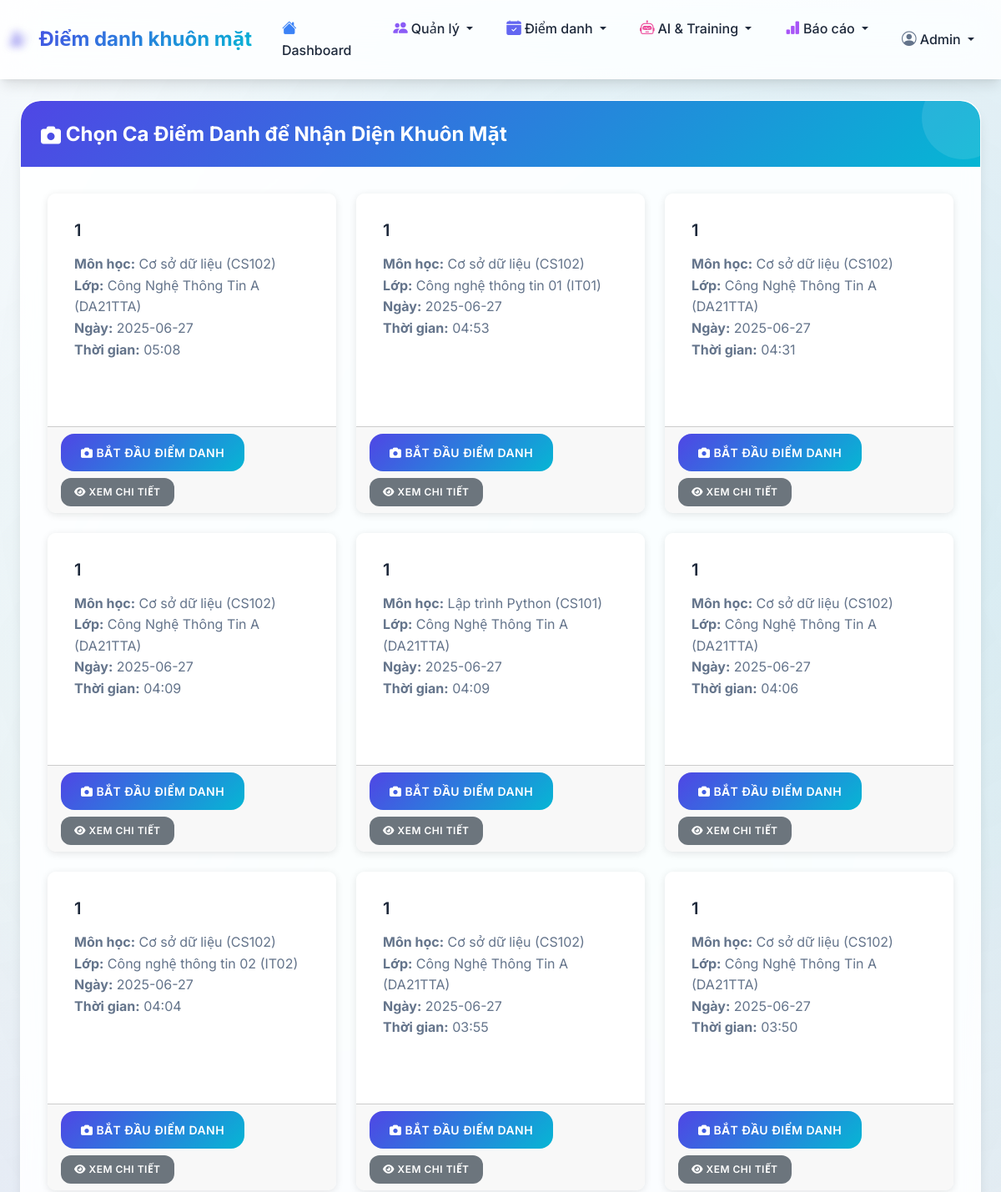
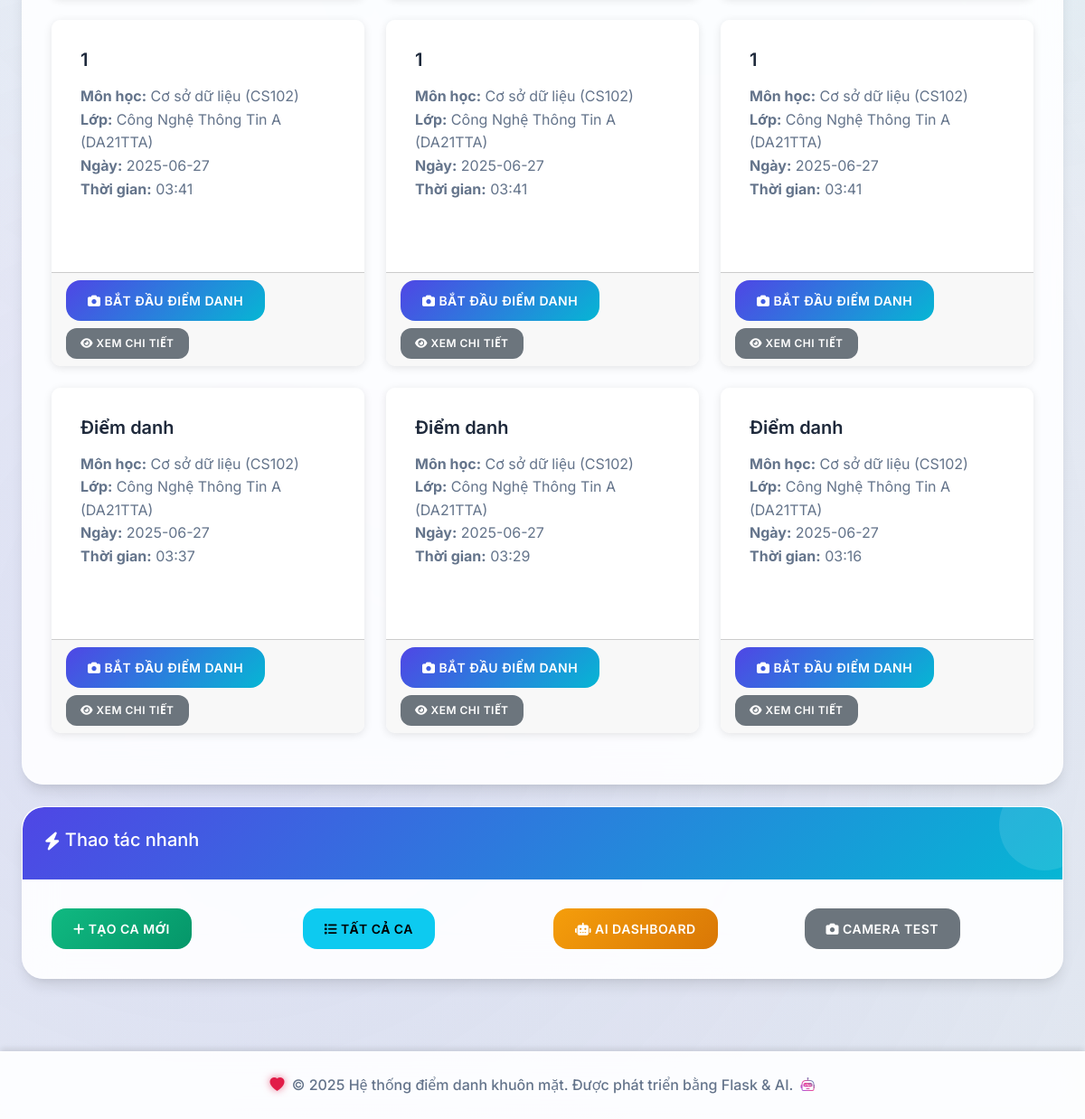
/attendance/face_recognition, run on an earlier commit of the app's database (2 pictures, top to bottom).
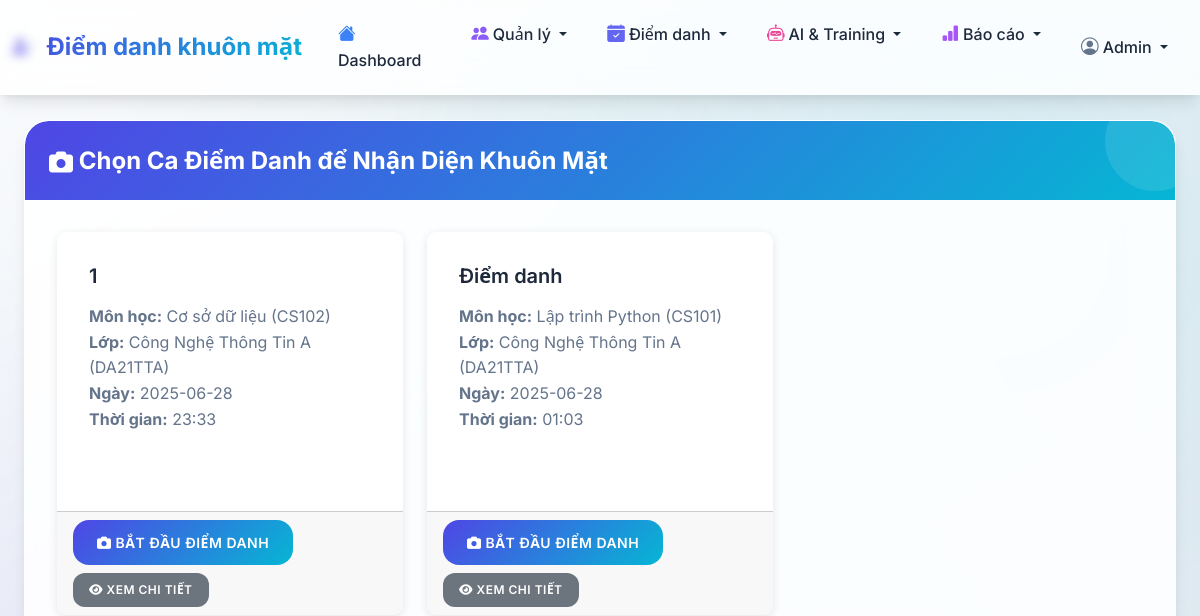
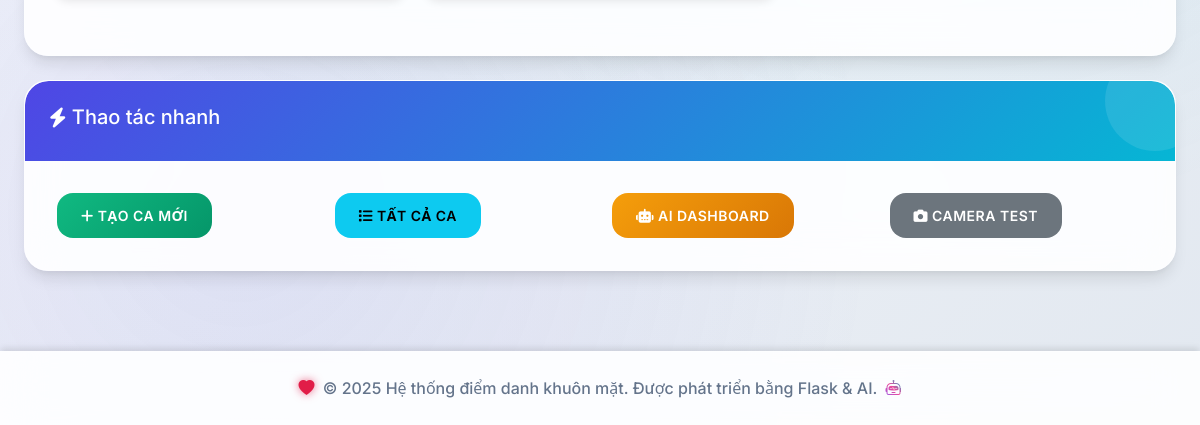
And on a later commit of the database (2 pictures, top to bottom).
### tables this page shows
CREATE TABLE attendance_sessions (
            id INTEGER PRIMARY KEY AUTOINCREMENT,
            session_name TEXT NOT NULL,
            subject_id INTEGER NOT NULL,
            class_id INTEGER NOT NULL,
            session_date DATE NOT NULL,
            start_time TIME NOT NULL,
            end_time TIME,
            status TEXT DEFAULT 'active',
            created_at TIMESTAMP DEFAULT CURRENT_TIMESTAMP, port INTEGER,
            FOREIGN KEY (subject_id) REFERENCES subjects (id),
            FOREIGN KEY (class_id) REFERENCES classes (id)
        );

CREATE TABLE subjects (
            id INTEGER PRIMARY KEY AUTOINCREMENT,
            subject_code TEXT UNIQUE NOT NULL,
            subject_name TEXT NOT NULL,
            description TEXT,
            created_at TIMESTAMP DEFAULT CURRENT_TIMESTAMP
        );

CREATE TABLE classes (
            id INTEGER PRIMARY KEY AUTOINCREMENT,
            class_code TEXT UNIQUE NOT NULL,
            class_name TEXT NOT NULL,
            description TEXT,
            created_at TIMESTAMP DEFAULT CURRENT_TIMESTAMP
        );

### routes/attendance.py (the view)
@attendance_bp.route('/face_recognition')
def face_recognition():
    conn = get_db_connection()
    sessions = conn.execute('''
        SELECT ast.*, s.subject_name, s.subject_code, c.class_name, c.class_code
        FROM attendance_sessions ast
        JOIN subjects s ON ast.subject_id = s.id
        JOIN classes c ON ast.class_id = c.id
        WHERE ast.session_date >= date('now', '-7 days')
        ORDER BY ast.session_date DESC, ast.start_time DESC
        LIMIT 20
    ''').fetchall()
    conn.close()
    return render_template('attendance/face_recognition_select.html', sessions=sessions)

### models/database.py (called while the page is built)
def get_db_connection():
    conn = sqlite3.connect(DATABASE_PATH)
    conn.row_factory = sqlite3.Row
    return conn

### templates/attendance/face_recognition_select.html (shortened to what this page needs)
{% extends "base.html" %} {% block title %}Chọn Ca Điểm Danh - Face Recognition{% endblock %} {% block content %}
<div class="container-fluid">
  <div class="row">
    <div class="col-12">
      <div class="card">
        <div class="card-header bg-primary text-white">
          <h4 class="mb-0">
            <i class="fas fa-camera"></i>
            Chọn Ca Điểm Danh để Nhận Diện Khuôn Mặt
          </h4>
        </div>
        <div class="card-body">
          {% if sessions %}
          <div class="row">
            {% for session in sessions %}
            <div class="col-md-6 col-lg-4 mb-4">
              <div class="card session-card h-100">
                <div class="card-body">
                  <h5 class="card-title">{{ session.session_name }}</h5>
                  <p class="card-text">
                    <strong>Môn học:</strong> {{ session.subject_name }} ({{ session.subject_code }})<br />
                    <strong>Lớp:</strong> {{ session.class_name }} ({{ session.class_code }})<br />
                    <strong>Ngày:</strong> {{ session.session_date }}<br />
                    <strong>Thời gian:</strong> {{ session.start_time }} {% if session.end_time %} - {{ session.end_time }}{% endif %}
                  </p>
                  <span class="badge badge-success">Có thể điểm danh</span>
                </div>
                <div class="card-footer">
                  <a href="{{ url_for('attendance.face_recognition_page', session_id=session.id) }}" class="btn btn-primary btn-block">
                    <i class="fas fa-camera"></i>
                    Bắt đầu điểm danh
                  </a>
                  <a href="{{ url_for('attendance.session_detail', session_id=session.id) }}" class="btn btn-secondary btn-sm mt-2">
                    <i class="fas fa-eye"></i>
                    Xem chi tiết
                  </a>
                </div>
              </div>
            </div>
            {% endfor %}
          </div>
          {% endif %}
        </div>
      </div>
      <div class="card mt-4">
        <div class="card-header">
          <h5><i class="fas fa-bolt"></i> Thao tác nhanh</h5>
        </div>
        <div class="card-body">
          <div class="row">
            <div class="col-md-3">
              <a href="{{ url_for('attendance.add_session') }}" class="btn btn-success btn-block">
                <i class="fas fa-plus"></i>
                Tạo ca mới
              </a>
            </div>
            <div class="col-md-3">
              <a href="{{ url_for('attendance.list_sessions') }}" class="btn btn-info btn-block">
                <i class="fas fa-list"></i>
                Tất cả ca
              </a>
            </div>
            <div class="col-md-3">
              <a href="{{ url_for('ai.dashboard') }}" class="btn btn-warning btn-block">
                <i class="fas fa-robot"></i>
                AI Dashboard
              </a>
            </div>
            <div class="col-md-3">
              <a href="{{ url_for('camera') }}" class="btn btn-secondary btn-block">
                <i class="fas fa-camera"></i>
                Camera Test
              </a>
            </div>
          </div>
        </div>
      </div>
    </div>
  </div>
</div>
{% endblock %}

What changed in the data, as far as the page shows it:
removed attendance_sessions: session_name "1", subject_name "Cơ sở dữ liệu", subject_code "CS102", class_name "Công Nghệ Thông Tin A", class_code "DA21TTA", session_date "2025-06-27", start_time "05:08"
removed attendance_sessions: session_name "1", subject_name "Cơ sở dữ liệu", subject_code "CS102", class_name "Công nghệ thông tin 01", class_code "IT01", session_date "2025-06-27", start_time "04:53"
removed attendance_sessions: session_name "1", subject_name "Cơ sở dữ liệu", subject_code "CS102", class_name "Công Nghệ Thông Tin A", class_code "DA21TTA", session_date "2025-06-27", start_time "04:31"
removed attendance_sessions: session_name "1", subject_name "Cơ sở dữ liệu", subject_code "CS102", class_name "Công Nghệ Thông Tin A", class_code "DA21TTA", session_date "2025-06-27", start_time "04:09"
removed attendance_sessions: session_name "1", subject_name "Lập trình Python", subject_code "CS101", class_name "Công Nghệ Thông Tin A", class_code "DA21TTA", session_date "2025-06-27", start_time "04:09"
removed attendance_sessions: session_name "1", subject_name "Cơ sở dữ liệu", subject_code "CS102", class_name "Công Nghệ Thông Tin A", class_code "DA21TTA", session_date "2025-06-27", start_time "04:06"
removed attendance_sessions: session_name "1", subject_name "Cơ sở dữ liệu", subject_code "CS102", class_name "Công nghệ thông tin 02", class_code "IT02", session_date "2025-06-27", start_time "04:04"
removed attendance_sessions: session_name "1", subject_name "Cơ sở dữ liệu", subject_code "CS102", class_name "Công Nghệ Thông Tin A", class_code "DA21TTA", session_date "2025-06-27", start_time "03:55"
removed attendance_sessions: session_name "1", subject_name "Cơ sở dữ liệu", subject_code "CS102", class_name "Công Nghệ Thông Tin A", class_code "DA21TTA", session_date "2025-06-27", start_time "03:50"
removed attendance_sessions: session_name "1", subject_name "Cơ sở dữ liệu", subject_code "CS102", class_name "Công Nghệ Thông Tin A", class_code "DA21TTA", session_date "2025-06-27", start_time "03:41"
removed attendance_sessions: session_name "1", subject_name "Cơ sở dữ liệu", subject_code "CS102", class_name "Công Nghệ Thông Tin A", class_code "DA21TTA", session_date "2025-06-27", start_time "03:41"
removed attendance_sessions: session_name "1", subject_name "Cơ sở dữ liệu", subject_code "CS102", class_name "Công Nghệ Thông Tin A", class_code "DA21TTA", session_date "2025-06-27", start_time "03:41"
removed attendance_sessions: session_name "Điểm danh", subject_name "Cơ sở dữ liệu", subject_code "CS102", class_name "Công Nghệ Thông Tin A", class_code "DA21TTA", session_date "2025-06-27", start_time "03:37"
removed attendance_sessions: session_name "Điểm danh", subject_name "Cơ sở dữ liệu", subject_code "CS102", class_name "Công Nghệ Thông Tin A", class_code "DA21TTA", session_date "2025-06-27", start_time "03:29"
removed attendance_sessions: session_name "Điểm danh", subject_name "Cơ sở dữ liệu", subject_code "CS102", class_name "Công Nghệ Thông Tin A", class_code "DA21TTA", session_date "2025-06-27", start_time "03:16"
added attendance_sessions: session_name "1", subject_name "Cơ sở dữ liệu", subject_code "CS102", class_name "Công Nghệ Thông Tin A", class_code "DA21TTA", session_date "2025-06-28", start_time "23:33"
added attendance_sessions: session_name "Điểm danh", subject_name "Lập trình Python", subject_code "CS101", class_name "Công Nghệ Thông Tin A", class_code "DA21TTA", session_date "2025-06-28", start_time "01:03"
